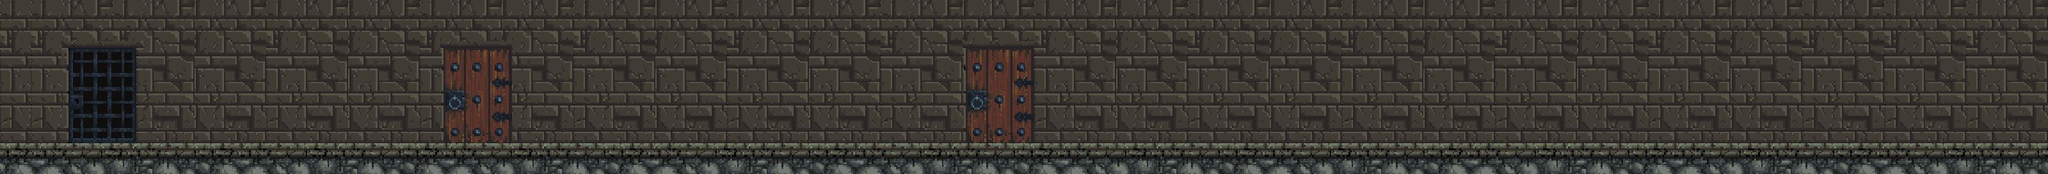

This is a level from a 2D game, rendered from its Tiled map with the project's own tilesets. A one-line summary and the map file follow, with tile-layer data summarised:
An orthogonal 200x17 tile map with 16x16 px tiles, 3 tile layers (ground, background, door) and 6 objects.

<map version="1.2" tiledversion="1.3.0" orientation="orthogonal" renderorder="right-down" compressionlevel="0" width="200" height="17" tilewidth="16" tileheight="16" infinite="0" nextlayerid="10" nextobjectid="7">
 <tileset firstgid="1" source="../../World/Dungeon-Door.tsx" />
 <layer id="1" name="ground" width="200" height="17">
  <data>[3400 cells, 600 non-empty, 120 distinct tile ids]</data>
 </layer>
 <layer id="2" name="background" width="200" height="17">
  <data>[3400 cells, 2800 non-empty, 112 distinct tile ids]</data>
 </layer>
 <layer id="3" name="door" width="200" height="17">
  <data>[3400 cells, 220 non-empty, 150 distinct tile ids]</data>
 </layer>
 <objectgroup id="5" name="door-level-object" />
 <objectgroup id="6" name="door-hide-object">
  <object id="5" x="690.667" y="69.3333" width="108.667" height="155.333" />
  <object id="6" x="1508" y="67.3333" width="105.333" height="157.333" />
 </objectgroup>
 <objectgroup id="7" name="door-area-object">
  <object id="4" x="105.333" y="68" width="109.333" height="156.667" />
 </objectgroup>
 <objectgroup id="8" name="chest-object">
  <object id="2" x="2635" y="173.5" width="64.5" height="56" />
  <object id="3" x="2153.5" y="174.5" width="66" height="53" />
 </objectgroup>
 <objectgroup id="9" name="ground-object">
  <object id="1" x="0.5" y="224.5" width="3199" height="48" />
 </objectgroup>
</map>
